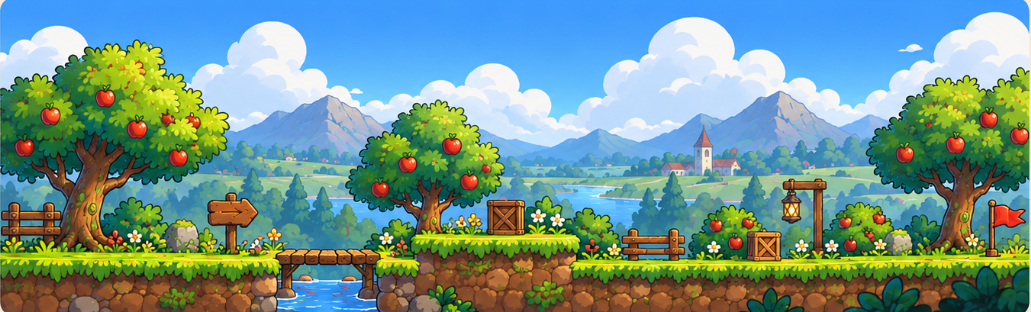
#> input picture Assets/_Trapple/Art/AppleMeadow/Sources/LevelReference.png, 1031 x 312 px
$ python prepare_meadow_ground.py
#> lines starting #> are read from the running program, lines starting #| are printed output that depends on the picture
"""Extract continuous terrain from the supplied level reference (Pillow required)."""
import shutil
import sys
from pathlib import Path
from PIL import Image

root = Path(__file__).resolve().parents[1]
stored = root / 'Assets/_Trapple/Art/AppleMeadow/Sources/LevelReference.png'
source = Path(sys.argv[1]) if len(sys.argv) > 1 else stored
if source.resolve() != stored.resolve():
    shutil.copyfile(source, stored)
image = Image.open(source).convert('RGBA').crop((575, 262, 745, 312))
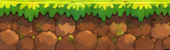
#> image: PIL image 170x50 RGBA; mean R, G, B, A 124.9, 104.5, 37.7, 255
pixels = image.load()
w, h = image.size
#> w = 170; h = 50
# Match both sides without introducing a rounded island edge at every repeat.
for y in range(h):
    seam = tuple(round((pixels[0, y][c] + pixels[w-1, y][c]) / 2) for c in range(4))
    for i in range(12):
        blend = i / 12
        for x in (i, w-1-i):
            pixels[x, y] = tuple(round(seam[c] * (1-blend) + pixels[x, y][c] * blend) for c in range(4))
#> this loop made 50 passes
#> seam on passes 1 to 12: (200, 222, 24, 255), (208, 230, 19, 255), (219, 236, 25, 255), (174, 203, 20, 255), (148, 184, 22, 255), (150, 187, 23, 255), (138, 176, 22, 255), (122, 164, 22, 255), (84, 140, 32, 255), (69, 136, 37, 255), (67, 138, 35, 255), (66, 137, 33, 255)
# The grass cap occupies the top twenty pixels; only soil repeats vertically.
for x in range(w):
    seam = tuple(round((pixels[x, 20][c] + pixels[x, h-1][c]) / 2) for c in range(4))
    for i in range(4):
        blend = i / 4
        for y in (20+i, h-1-i):
            pixels[x, y] = tuple(round(seam[c] * (1-blend) + pixels[x, y][c] * blend) for c in range(4))
#> this loop made 170 passes
#> seam on passes 1 to 3: (80, 49, 36, 255), (81, 50, 38, 255), (84, 52, 38, 255)
image.save(root / 'Assets/_Trapple/Resources/AppleMeadow/Ground.png')
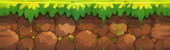
#> saved as Ground.png: PIL image 170x50 RGBA; mean R, G, B, A 123.6, 104.2, 37.5, 255
print('Prepared continuous grass and soil terrain from LevelReference.png')
